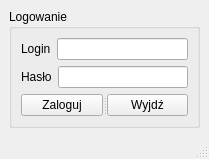
<?xml version="1.0" encoding="UTF-8"?>
<ui version="4.0">
 <class>MainWindow</class>
 <widget class="QMainWindow" name="MainWindow">
  <property name="geometry">
   <rect>
    <x>0</x>
    <y>0</y>
    <width>209</width>
    <height>159</height>
   </rect>
  </property>
  <property name="windowTitle">
   <string>MainWindow</string>
  </property>
  <widget class="QWidget" name="centralwidget">
   <layout class="QHBoxLayout" name="horizontalLayout_3">
    <item>
     <widget class="QGroupBox" name="groupBox">
      <property name="title">
       <string>Logowanie</string>
      </property>
      <layout class="QVBoxLayout" name="verticalLayout">
       <item>
        <layout class="QHBoxLayout" name="horizontalLayout">
         <item>
          <widget class="QLabel" name="label">
           <property name="text">
            <string>Login</string>
           </property>
          </widget>
         </item>
         <item>
          <widget class="QLineEdit" name="lineEdit_login"/>
         </item>
        </layout>
       </item>
       <item>
        <layout class="QHBoxLayout" name="horizontalLayout_2">
         <item>
          <widget class="QLabel" name="label_2">
           <property name="text">
            <string>Hasło</string>
           </property>
          </widget>
         </item>
         <item>
          <widget class="QLineEdit" name="lineEdit_haslo">
           <property name="echoMode">
            <enum>QLineEdit::Password</enum>
           </property>
          </widget>
         </item>
        </layout>
       </item>
       <item>
        <widget class="QSplitter" name="splitter">
         <property name="orientation">
          <enum>Qt::Horizontal</enum>
         </property>
         <widget class="QPushButton" name="pushButton">
          <property name="text">
           <string>Zaloguj</string>
          </property>
         </widget>
         <widget class="QPushButton" name="pushButton_2">
          <property name="text">
           <string>Wyjdź</string>
          </property>
         </widget>
        </widget>
       </item>
      </layout>
     </widget>
    </item>
   </layout>
  </widget>
  <widget class="QStatusBar" name="statusBar"/>
 </widget>
 <resources/>
 <connections/>
</ui>
